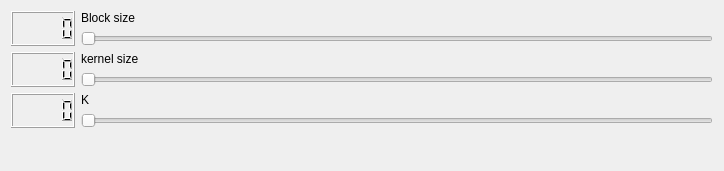
<?xml version="1.0" encoding="UTF-8"?>
<ui version="4.0">
 <class>Form</class>
 <widget class="QWidget" name="Form">
  <property name="geometry">
   <rect>
    <x>0</x>
    <y>0</y>
    <width>724</width>
    <height>171</height>
   </rect>
  </property>
  <property name="sizePolicy">
   <sizepolicy hsizetype="Minimum" vsizetype="Minimum">
    <horstretch>0</horstretch>
    <verstretch>0</verstretch>
   </sizepolicy>
  </property>
  <property name="windowTitle">
   <string>Form</string>
  </property>
  <layout class="QVBoxLayout" name="verticalLayout_4">
   <item>
    <layout class="QHBoxLayout" name="horizontalLayout">
     <item>
      <widget class="QLCDNumber" name="block_size_lcd"/>
     </item>
     <item>
      <layout class="QVBoxLayout" name="verticalLayout">
       <item>
        <widget class="QLabel" name="block_size_label">
         <property name="text">
          <string>Block size</string>
         </property>
        </widget>
       </item>
       <item>
        <widget class="QSlider" name="block_size_slider">
         <property name="orientation">
          <enum>Qt::Horizontal</enum>
         </property>
        </widget>
       </item>
      </layout>
     </item>
    </layout>
   </item>
   <item>
    <layout class="QHBoxLayout" name="horizontalLayout_2">
     <item>
      <widget class="QLCDNumber" name="ksize_lcd"/>
     </item>
     <item>
      <layout class="QVBoxLayout" name="verticalLayout_2">
       <item>
        <widget class="QLabel" name="ksize_label">
         <property name="text">
          <string>kernel size</string>
         </property>
        </widget>
       </item>
       <item>
        <widget class="QSlider" name="ksize_slider">
         <property name="orientation">
          <enum>Qt::Horizontal</enum>
         </property>
        </widget>
       </item>
      </layout>
     </item>
    </layout>
   </item>
   <item>
    <layout class="QHBoxLayout" name="horizontalLayout_3">
     <item>
      <widget class="QLCDNumber" name="k_lcd"/>
     </item>
     <item>
      <layout class="QVBoxLayout" name="verticalLayout_3">
       <item>
        <widget class="QLabel" name="k_label">
         <property name="text">
          <string>K</string>
         </property>
        </widget>
       </item>
       <item>
        <widget class="QSlider" name="k_slider">
         <property name="orientation">
          <enum>Qt::Horizontal</enum>
         </property>
        </widget>
       </item>
      </layout>
     </item>
    </layout>
   </item>
   <item>
    <spacer name="verticalSpacer">
     <property name="orientation">
      <enum>Qt::Vertical</enum>
     </property>
     <property name="sizeType">
      <enum>QSizePolicy::Expanding</enum>
     </property>
     <property name="sizeHint" stdset="0">
      <size>
       <width>20</width>
       <height>0</height>
      </size>
     </property>
    </spacer>
   </item>
  </layout>
 </widget>
 <resources/>
 <connections>
  <connection>
   <sender>block_size_slider</sender>
   <signal>valueChanged(int)</signal>
   <receiver>block_size_lcd</receiver>
   <slot>display(int)</slot>
   <hints>
    <hint type="sourcelabel">
     <x>396</x>
     <y>40</y>
    </hint>
    <hint type="destinationlabel">
     <x>41</x>
     <y>31</y>
    </hint>
   </hints>
  </connection>
  <connection>
   <sender>ksize_slider</sender>
   <signal>valueChanged(int)</signal>
   <receiver>ksize_lcd</receiver>
   <slot>display(int)</slot>
   <hints>
    <hint type="sourcelabel">
     <x>396</x>
     <y>91</y>
    </hint>
    <hint type="destinationlabel">
     <x>41</x>
     <y>82</y>
    </hint>
   </hints>
  </connection>
  <connection>
   <sender>k_slider</sender>
   <signal>valueChanged(int)</signal>
   <receiver>k_lcd</receiver>
   <slot>display(int)</slot>
   <hints>
    <hint type="sourcelabel">
     <x>396</x>
     <y>142</y>
    </hint>
    <hint type="destinationlabel">
     <x>41</x>
     <y>133</y>
    </hint>
   </hints>
  </connection>
 </connections>
</ui>
